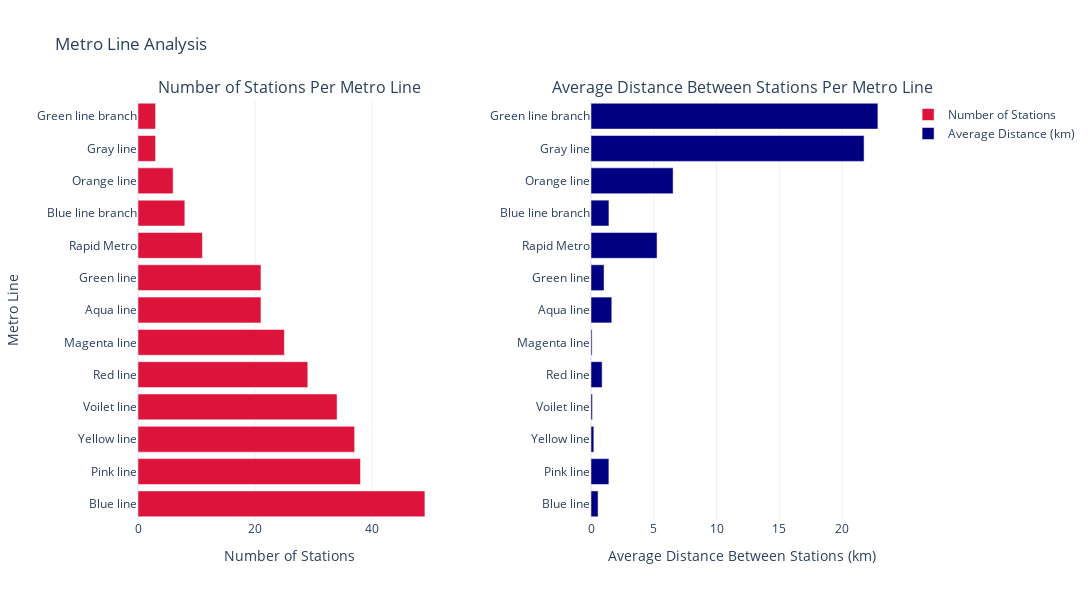

Notebook code for this chart:
### Code cell
# creating subplots
fig = make_subplots(rows=1, cols=2, subplot_titles=('Number of Stations Per Metro Line',
                                                    'Average Distance Between Stations Per Metro Line'),
                    horizontal_spacing=0.2)

# plot for Number of Stations per Line
fig.add_trace(
    go.Bar(y=line_analysis['Line'], x=line_analysis['Number of Stations'],
           orientation='h', name='Number of Stations', marker_color='crimson'),
    row=1, col=1
)

# plot for Average Distance Between Stations
fig.add_trace(
    go.Bar(y=line_analysis['Line'], x=line_analysis['Average Distance Between Stations (km)'],
           orientation='h', name='Average Distance (km)', marker_color='navy'),
    row=1, col=2
)

# update xaxis properties
fig.update_xaxes(title_text="Number of Stations", row=1, col=1)
fig.update_xaxes(title_text="Average Distance Between Stations (km)", row=1, col=2)

# update yaxis properties
fig.update_yaxes(title_text="Metro Line", row=1, col=1)
fig.update_yaxes(title_text="", row=1, col=2)

# update layout
fig.update_layout(height=600, width=1200, title_text="Metro Line Analysis", template="plotly_white")

fig.show()

### Figure 1 — Plotly figure (JSON) as saved in the notebook; plotly's stock layout.template omitted (floating-point values rounded to 4 significant figures)
{"data": [{"marker": {"color": "crimson"}, "name": "Number of Stations", "orientation": "h", "type": "bar", "x": [49, 38, 37, 34, 29, 25, 21, 21, 11, 8, 6, 3, 3], "xaxis": "x", "y": ["Blue line", "Pink line", "Yellow line", "Voilet line", "Red line", "Magenta line", "Aqua line", "Green line", "Rapid Metro", "Blue line branch", "Orange line", "Gray line", "Green line branch"], "yaxis": "y"}, {"marker": {"color": "navy"}, "name": "Average Distance (km)", "orientation": "h", "type": "bar", "x": [0.5646, 1.424, 0.225, 0.1182, 0.8857, 0.0875, 1.655, 1.04, 5.26, 1.429, 6.54, 21.75, 22.85], "xaxis": "x2", "y": ["Blue line", "Pink line", "Yellow line", "Voilet line", "Red line", "Magenta line", "Aqua line", "Green line", "Rapid Metro", "Blue line branch", "Orange line", "Gray line", "Green line branch"], "yaxis": "y2"}], "layout": {"annotations": [{"font": {"size": 16}, "showarrow": false, "text": "Number of Stations Per Metro Line", "x": 0.2, "xanchor": "center", "xref": "paper", "y": 1, "yanchor": "bottom", "yref": "paper"}, {"font": {"size": 16}, "showarrow": false, "text": "Average Distance Between Stations Per Metro Line", "x": 0.8, "xanchor": "center", "xref": "paper", "y": 1, "yanchor": "bottom", "yref": "paper"}], "height": 600, "title": {"text": "Metro Line Analysis"}, "width": 1200, "xaxis": {"anchor": "y", "domain": [0, 0.4], "title": {"text": "Number of Stations"}}, "xaxis2": {"anchor": "y2", "domain": [0.6, 1], "title": {"text": "Average Distance Between Stations (km)"}}, "yaxis": {"anchor": "x", "domain": [0, 1], "title": {"text": "Metro Line"}}, "yaxis2": {"anchor": "x2", "domain": [0, 1], "title": {"text": ""}}}}
